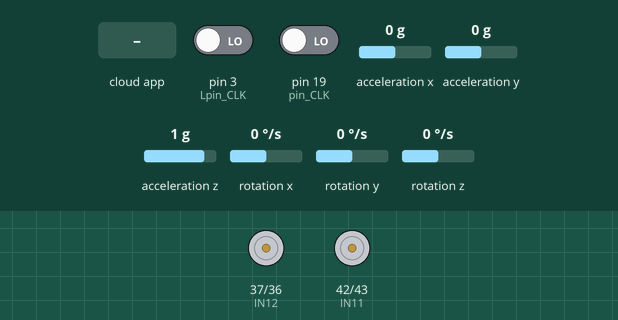
Bench run of a sketch on a simulated Arduino Mega 2560, built with avr-gcc and run on an emulated ATmega2560. Parts: motor-driver pin pairs drawn as motors (green arrow = first pin HIGH = forward, orange = second pin HIGH = backward, longer = more drive, scaled by the enable pin). Inputs (shaded band) come from the test bench; at power-on: pin 3 (Lpin_CLK) LOW, pin 19 (pin_CLK) LOW, acceleration x 0 g, acceleration y 0 g, acceleration z 1 g, rotation x 0 °/s, rotation y 0 °/s, rotation z 0 °/s. The ROS host is connected and sends only what is stated.

Above: at 2.2 s.
2.3 s: the phone or cloud app sets linear.x to -100
At 3.4 s:
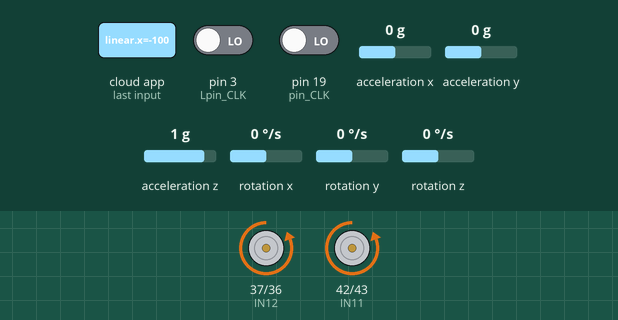
5.3 s: the phone or cloud app sets linear.x to 0
At 6.0 s:
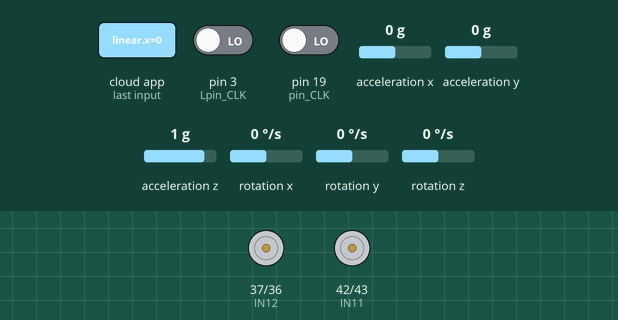
6.8 s: the phone or cloud app sets linear.x to 100
At 7.3 s:
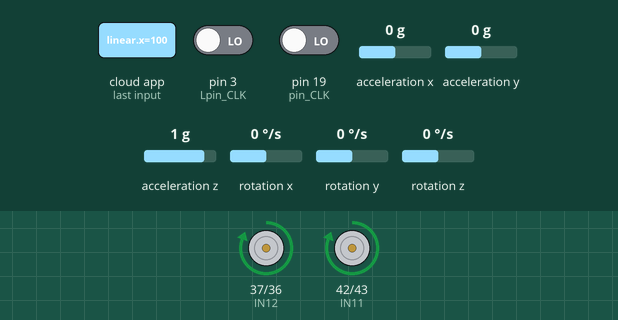
Timing chart, 0 to 9.8 s (numbered marks = the images above; inputs shaded):
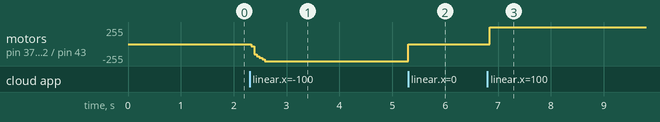

Measured:
- after the input at 2.3 s, motor on pin 37 (IN12) / pin 36 (IN22), motor on pin 42 (IN11) / pin 43 (IN21): stopped → backward 255/255 at once
- after the input at 5.3 s, motor on pin 37 (IN12) / pin 36 (IN22), motor on pin 42 (IN11) / pin 43 (IN21): backward 255/255 → stopped at once
- after the input at 6.8 s, motor on pin 37 (IN12) / pin 36 (IN22), motor on pin 42 (IN11) / pin 43 (IN21): stopped → forward 255/255 at once

The sketch:

mega_Odom.ino
```cpp
/*
   rosserial Planar Odometry Example
*/


#include "GyverPID.h"
GyverPID regulatorR(100, 500, 0.1, 50);
GyverPID regulatorL(100, 500, 0.1, 50);


#include "Wire.h"
#include <MPU6050_light.h>
MPU6050 mpu(Wire);


#include <ros.h>
#include <ros/time.h>
#include <tf/tf.h>
#include <tf/transform_broadcaster.h>
#include <geometry_msgs/Twist.h>
#include <geometry_msgs/Vector3.h>
ros::NodeHandle  nh;

//#######################EncoderL#####################
#define Lpin_CLK 3 // Энкодер пин A
#define Lpin_DT  49 // Энкодер пин B
volatile long LPosition = 0;
long LoldPosition = 0;
float Ldist = 0;
void LEncoderRotate() {
  if (digitalRead(Lpin_CLK) == digitalRead(Lpin_DT)) {
    LPosition--;
  } else {
    LPosition++;
  }
}
//#######################EncoderL################


//#######################EncoderR#####################
#define pin_CLK 19 // Энкодер пин A
#define pin_DT  38 // Энкодер пин B
volatile long RPosition = 0;
long RoldPosition = 0;
float Rdist = 0;
void EncoderRotate() {
  if (digitalRead(pin_CLK) == digitalRead(pin_DT)) {
    RPosition++;
  } else {
    RPosition--;
  }
}
//#######################EncoderR################


//####################Motors##################


#define IN11 42
#define IN21 43
#define PWM1 9

#define IN12 37
#define IN22 36
#define PWM2 8


void run() {
  digitalWrite(IN11, 1);
  digitalWrite(IN21, 0);
  digitalWrite(IN12, 1);
  digitalWrite(IN22, 0);

}

void stop() {
  digitalWrite(IN11, 1);
  digitalWrite(IN21, 1);
  digitalWrite(IN12, 1);
  digitalWrite(IN22, 1);
}

void back() {
  digitalWrite(IN11, 0);
  digitalWrite(IN21, 1);
  digitalWrite(IN12, 0);
  digitalWrite(IN22, 1);
}


void messageCb(const geometry_msgs::Twist& message)
{
  geometry_msgs::Vector3 linear = message.linear;
  float forward_vel = float(linear.x);
  regulatorR.setpoint = abs(forward_vel);
  regulatorL.setpoint = abs(forward_vel);
  if (forward_vel == 0) {
    stop();
    return;
  }
  if (forward_vel < 0) {

    back();
    return;
  }
  else {

    run();
  }
}

ros::Subscriber<geometry_msgs::Twist> sub("/cmd_vel", &messageCb);


//####################Motors##################

//##################IMU#############
int getZz() {
  //0-180 -180-0 градусов
  int b;
  if ((int)mpu.getAngleZ() % 360 < -180)b = 360 + ((int)mpu.getAngleZ() % 360);
  else if ((int)mpu.getAngleZ() % 360 > 180)b = 360 - ((int)mpu.getAngleZ() % 360);
  else b = (int)mpu.getAngleZ() % 360;
  return b;
}
//##################IMU#############

geometry_msgs::TransformStamped t;
tf::TransformBroadcaster broadcaster;

double x;
double y;
float theta;

char base_link[] = "/base_link";
char odom[] = "/odom";

void setup()
{

  regulatorR.setDirection(NORMAL); // направление регулирования (NORMAL/REVERSE). ПО УМОЛЧАНИЮ СТОИТ NORMAL
  regulatorR.setLimits(30, 255);    // пределы (ставим для 8 битного ШИМ). ПО УМОЛЧАНИЮ СТОЯТ 0 И 255


  regulatorL.setDirection(NORMAL); // направление регулирования (NORMAL/REVERSE). ПО УМОЛЧАНИЮ СТОИТ NORMAL
  regulatorL.setLimits(30, 255);    // пределы (ставим для 8 битного ШИМ). ПО УМОЛЧАНИЮ СТОЯТ 0 И 255


  Wire.begin();
  mpu.begin();
  // mpu.calcOffsets();
  nh.initNode();
  broadcaster.init(nh);
  nh.subscribe(sub);
  mpu.calcOffsets();


  pinMode(Lpin_CLK, INPUT);
  pinMode(Lpin_DT, INPUT);
  attachInterrupt(digitalPinToInterrupt(Lpin_CLK), LEncoderRotate, RISING);


  pinMode(pin_CLK, INPUT);
  pinMode(pin_DT, INPUT);
  attachInterrupt(digitalPinToInterrupt(pin_CLK), EncoderRotate, RISING);


  pinMode(IN11, OUTPUT);
  pinMode(IN21, OUTPUT);
  pinMode(PWM1, OUTPUT);


  pinMode(IN12, OUTPUT);
  pinMode(IN22, OUTPUT);
  pinMode(PWM2, OUTPUT);

}


float base_angl;
uint32_t timer;
float dist, xt, yt, vr, vl;
float tmr, stp;
uint32_t old_tmr;
float Rddist, Rold_dist;
float Lddist, Lold_dist;
int ir, il;


void loop()
{

  if (millis() - timer > 50) {
    timer = millis();
    stp = 0.05;
    mpu.update();
    theta = (mpu.getAngleZ() * 71) / 4068.000;

    Rdist = RPosition / 1756.0976;
    Ldist = LPosition / 1756.0976;

    base_angl =  (Rdist - Ldist) / 0.19;
    dist = (Rdist + Ldist) / 2;

    xt = dist * cos(base_angl);
    yt = dist * sin(base_angl);


    Rddist = Rdist - Rold_dist;
    Rold_dist = Rdist;
    vr = Rddist / stp;

    Lddist = Ldist - Lold_dist;
    Lold_dist = Ldist;
    vl = Lddist / stp;

    regulatorR.input = abs(vr);
    ir = regulatorR.getResultTimer();
    analogWrite(PWM2, ir);

    regulatorL.input = abs(vl);
    il = regulatorL.getResultTimer();
    analogWrite(PWM1, il);

    // tf odom->base_link


    t.header.frame_id = odom;
    t.child_frame_id = base_link;

    t.transform.translation.x = xt;
    t.transform.translation.y = yt;


    t.transform.rotation = tf::createQuaternionFromYaw(base_angl);

    t.header.stamp = nh.now();

    broadcaster.sendTransform(t);
    nh.spinOnce();
  }

}
```

motor.cpp
```cpp
#pragma once
#include <Arduino.h>


class Motor {
  public:
    Motor(byte spd_pin, byte dir_pin, byte stp_pin) {
      _spd_pin = spd_pin;
      _dir_pin = dir_pin;
      _stp_pin = stp_pin;
    }

    void begin() {
      pinMode(_spd_pin, OUTPUT);
      pinMode(_dir_pin, OUTPUT);
      pinMode(_stp_pin, OUTPUT);
      digitalWrite(_spd_pin, LOW);
      digitalWrite(_dir_pin, HIGH);
      digitalWrite(_stp_pin, HIGH);
    }

    void run(bool dir, byte spd) {
      digitalWrite(_dir_pin, dir);
      digitalWrite(_stp_pin, !dir);
      analogWrite(_spd_pin, spd);
    }

    void go(int spd) {


      if (spd < 0) {
        spd = spd * (-1);
        _dir = 0;
        if (spd > 255)spd = 255;
        digitalWrite(_dir_pin, _dir);
        digitalWrite(_stp_pin, !_dir);
        analogWrite(_spd_pin, spd);
      }
      else {
        _dir = 1;
        if(spd > 255)spd = 255;
        digitalWrite(_dir_pin, _dir);
        digitalWrite(_stp_pin, !_dir);
        analogWrite(_spd_pin, spd);
      }
    }

    void stop() {
      digitalWrite(_dir_pin, 1);
      digitalWrite(_stp_pin, 1);
      // analogWrite(_spd_pin,0);
    }


  private:
    byte _spd_pin, _dir_pin, _stp_pin;
    byte _spd;
    bool _dir, _stp;
};
```
